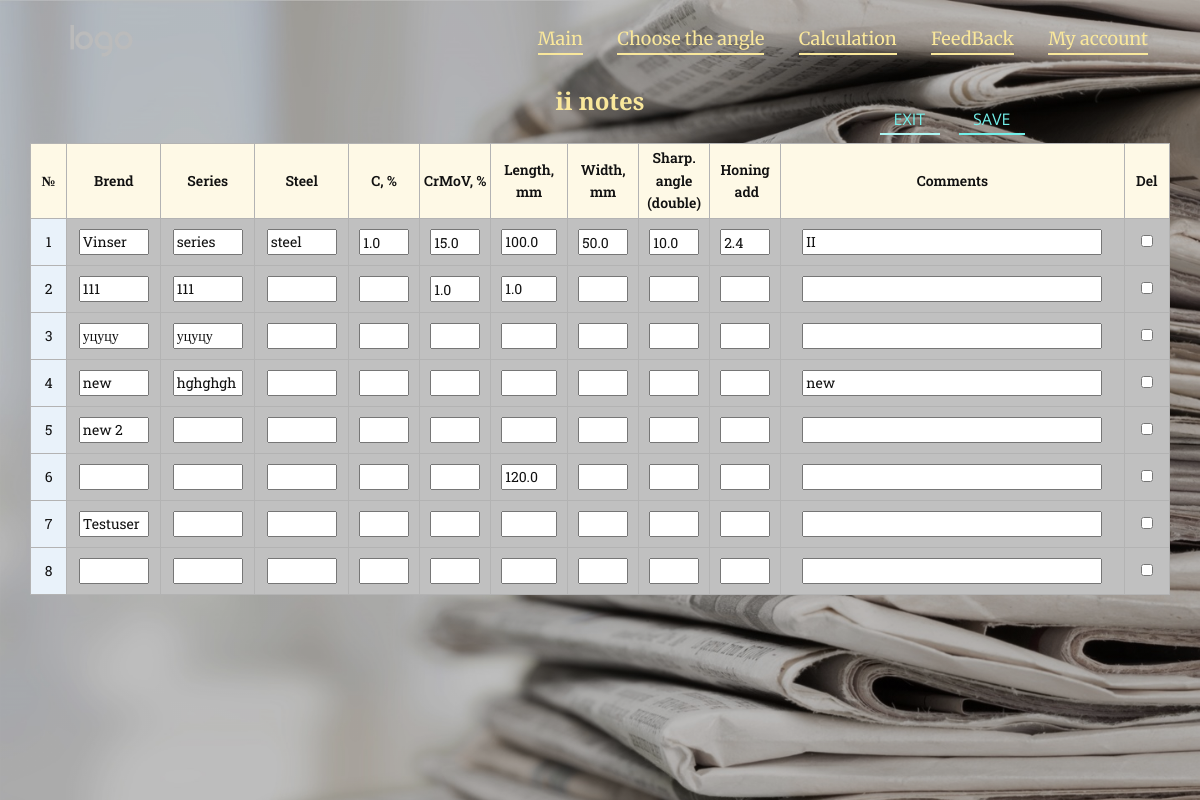
The app's page /account_table_edit (signed in), older data.
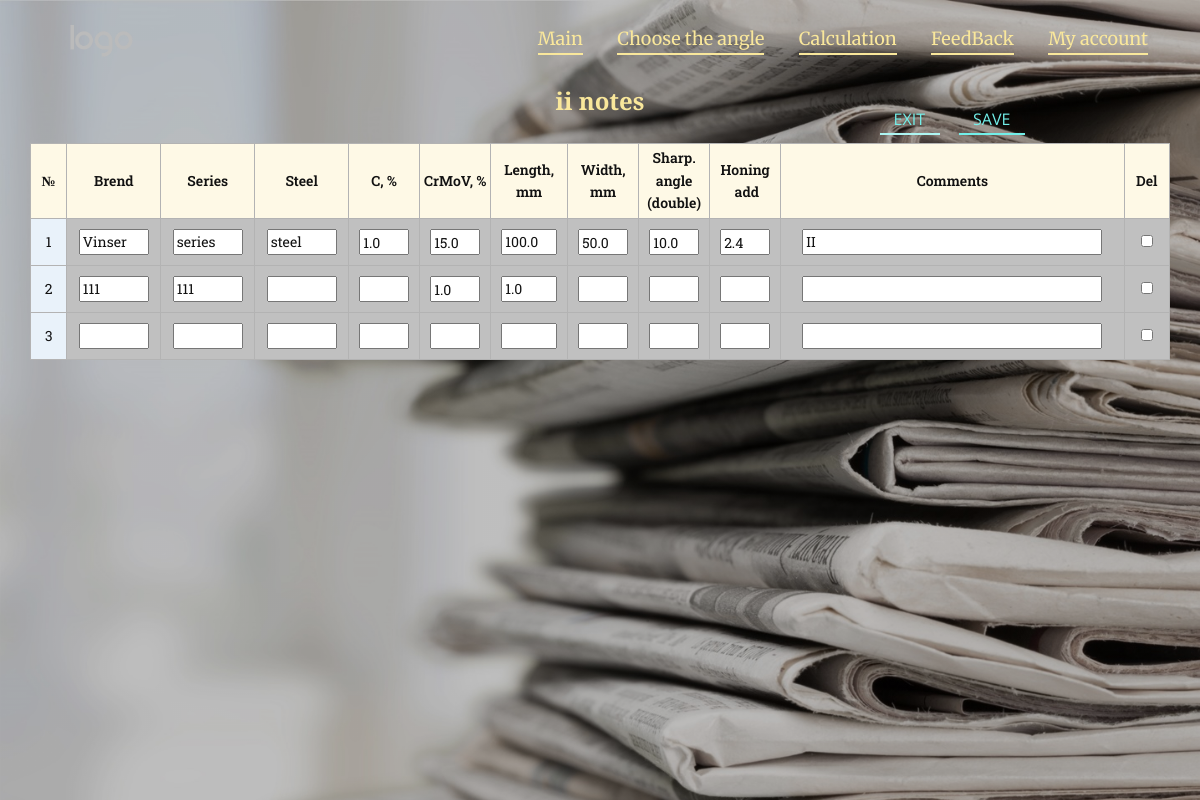
The same page, newer data.
### stay_sharp/models.py (models this page shows, shortened)
class Account_table(models.Model):
    date = models.DateField(blank=True, null=True, auto_now_add=True,)
    brend = models.CharField(max_length=30, blank=True, null=True, default='')
    series = models.CharField(max_length=30, blank=True, null=True, default='')
    steel = models.CharField(max_length=20, blank=True, null=True, default='')
    carbon = models.FloatField(validators=[MinValueValidator(0), MaxValueValidator(6)], blank=True, null=True, default='')
    CrMoV = models.FloatField(validators=[MinValueValidator(0), MaxValueValidator(50)], blank=True, null=True, default='')
    length = models.FloatField(validators=[MinValueValidator(0), MaxValueValidator(500)], blank=True, null=True, default='')
    width = models.FloatField(validators=[MinValueValidator(0), MaxValueValidator(60)], blank=True, null=True, default='')
    grinding_angle = models.FloatField(validators=[MinValueValidator(0), MaxValueValidator(40)], blank=True, null=True, default='')
    honing_add = models.FloatField(blank=True, null=True, default='')
    comments = models.TextField(blank=True, null=True, default='')
    user = models.ForeignKey(settings.AUTH_USER_MODEL, on_delete=models.CASCADE, default=get_superuser)

### stay_sharp/views.py (the view)
# urls.py: path('account_table_edit', views.account_table_edit, name='account_table_edit'),
def account_table_edit(request):
    Account_tableFormSet = modelformset_factory(Account_table, exclude=('date',), can_delete=True)
    user = request.user
    if user and user.is_active:
        if request.method == 'POST':
            formset = Account_tableFormSet(request.POST, queryset=Account_table.objects.filter(user=user))
            if formset.is_valid():
                if not any([formset.cleaned_data[-1][value] for value in formset.cleaned_data[-1] if value != 'user']):
                    formset.cleaned_data[-1]['DELETE'] = True
                formset.save()
                return redirect('account_table')
            formset = Account_tableFormSet(queryset=Account_table.objects.filter(user=user))
            return render(request, 'Account-table_edit.html', context={'formset': formset})
        else:
            formset = Account_tableFormSet(queryset=Account_table.objects.filter(user=user))
            return render(request, 'Account-table_edit.html',
                          context={'formset': formset, 'error_messages': 'Not correct input'})
    return render(request, 'registration/login.html', context={'error': "You need to login"})

### stay_sharp/models.py (called while the page is built)
def get_superuser():
    su_user = User.objects.filter(
        is_superuser=True).first()  # if you have more than 1 superuser, this get the first in list.
    if su_user:
        return su_user.id

### templates/Account-table_edit.html (shortened to what the changed rows need)
{% extends 'Base.html' %}
{% load static %}
{% block static_main %}
    <link rel="stylesheet" href="{% static 'css/stay_sharp/Account-table.css' %}" media="screen">
{% endblock %}
{% block section1 %}
    <section
            class="skrollable u-align-center u-clearfix u-hidden-xs u-image u-lightbox u-parallax u-shading u-section-1"
            id="account_table" data-image-width="1435" data-image-height="1000">
        <div class="u-clearfix u-sheet u-sheet-1">
            <div class="u-align-left-md u-align-left-sm u-align-left-xs u-expanded-width-lg u-expanded-width-md u-expanded-width-sm u-expanded-width-xl u-expanded-width-xs u-table u-table-responsive u-table-1"
                 data-animation-name="" data-animation-duration="0" data-animation-delay="0"
                 data-animation-direction="">
                <table class="u-table-entity u-table-entity-1">
                    <colgroup>
                    </colgroup>
                    <thead class="u-align-center u-custom-font u-font-roboto-slab u-palette-3-light-3 u-table-header u-table-valign-middle u-table-header-1">
                    <tr style="height: 75px;">
                        <th class="u-border-1 u-border-grey-30 u-custom-font u-font-roboto-slab u-table-cell u-table-cell-1">
                            №
                        </th>
                        <th class="u-border-1 u-border-grey-30 u-custom-font u-font-roboto-slab u-table-cell u-table-cell-2">
                            Brend
                        </th>
                        <th class="u-border-1 u-border-grey-30 u-custom-font u-font-roboto-slab u-table-cell u-table-cell-3">
                            Series
                        </th>
                        <th class="u-border-1 u-border-grey-30 u-custom-font u-font-roboto-slab u-table-cell u-table-cell-4">
                            Steel
                        </th>
                        <th class="u-border-1 u-border-grey-30 u-custom-font u-font-roboto-slab u-table-cell u-table-cell-5">
                            C, %
                        </th>
                        <th class="u-border-1 u-border-grey-30 u-custom-font u-font-roboto-slab u-table-cell u-table-cell-6">
                            CrMoV, %
                        </th>
                        <th class="u-border-1 u-border-grey-30 u-custom-font u-font-roboto-slab u-table-cell u-table-cell-7">
                            Length, mm
                        </th>
                        <th class="u-border-1 u-border-grey-30 u-custom-font u-font-roboto-slab u-table-cell u-table-cell-8">
                            Width, mm
                        </th>
                        <th class="u-border-1 u-border-grey-30 u-custom-font u-font-roboto-slab u-table-cell u-table-cell-9">
                            Sharp. angle (double)
                        </th>
                        <th class="u-border-1 u-border-grey-30 u-custom-font u-font-roboto-slab u-table-cell u-table-cell-10">
                            Honing<br>&nbsp;add
                        </th>
                        <th class="u-border-1 u-border-grey-30 u-custom-font u-font-roboto-slab u-table-cell u-table-cell-11">
                            Comments
                        </th>
                        <th class="u-border-1 u-border-grey-30 u-custom-font u-font-roboto-slab u-table-cell u-table-cell-12">
                            Del
                        </th>
                    </tr>
                    </thead>
                    <tbody class="u-align-center u-custom-font u-font-roboto-slab u-grey-10 u-table-alt-grey-25 u-table-body u-table-body-1">
                    <form action="" method="POST" id="edit">
                        {% for form in formset %}
                            <tr style="height: 25px;">
                                <td class="u-border-1 u-border-grey-30 u-first-column u-palette-1-light-3 u-table-cell">{{ forloop.counter }}</td>
                                {% for field in form.visible_fields %}
                                    {% if field.label == 'User' %}
                                        <div>
                                            <input type="hidden" name="{{ field.html_name }}" value="{{ user.id }}"
                                                   id="{{ field.id_for_label }}">
                                        </div>
                                    {% elif field.label == "Comments" %}
                                        <td class="u-border-1 u-border-grey-30 u-table-cell">
                                            <input style="width: 300px !important;height: 26px !important; "
                                                   name="{{ field.html_name }}"
                                                   id="{{ field.id_for_label }}"
                                                   value="{{ field.initial }}"
                                                   type="{{ field.widget_type }}">
                                        </td>
                                    {% elif field.label == 'Delete' %}
                                        <td class="u-border-1 u-border-grey-30 u-table-cell">
                                            <input style="width: 12px !important; height: 12px !important;"
                                                   name="{{ field.html_name }}"
                                                   type="{{ field.widget_type }}"
                                                   id="{{ field.id_for_label }}">
                                        </td>
                                    {% elif field.label == 'Brend' or field.label == 'Steel' or field.label == 'Series' %}
                                        <td class="u-border-1 u-border-grey-30 u-table-cell">
                                            <input style="width: 70px !important; height: 26px !important;"
                                                   name="{{ field.html_name }}"
                                                   value="{{ field.initial|default_if_none:'' }}"
                                                   type="{{ field.widget_type }}" id="{{ field.id_for_label }}">
                                        </td>
                                    {% elif field.label == 'Length' %}
                                        <td class="u-border-1 u-border-grey-30 u-table-cell">
                                            <input style="width: 56px !important; height: 26px !important;"
                                                   name="{{ field.html_name }}"
                                                   value="{{ field.initial|default_if_none:'' }}"
                                                   type="{{ field.widget_type }}" id="{{ field.id_for_label }}">
                                        </td>
                                    {% else %}
                                        <td class="u-border-1 u-border-grey-30 u-table-cell">
                                            <input style="width: 50px !important; padding-top: 2px !important; height: 26px !important;"
                                                   name="{{ field.html_name }}"
                                                   value="{{ field.initial|default_if_none:'' }}"
                                                   type="{{ field.widget_type }}"
                                                   id="{{ field.id_for_label }}">
                                        </td>
                                    {% endif %}
                                {% endfor %}
                            </tr>
                        {% endfor %}
                    </form>
                    </tbody>
                </table>
            </div>
        </div>
    </section>
{% endblock %}

Row changes from the older to the newer data that the page shows:
removed Account_table: initial "уцуцу" "уцуцу"
removed Account_table: initial "new" "hghghgh", initial "new"
removed Account_table: initial "new 2"
removed Account_table: initial "120.0"
removed Account_table: initial "Testuser"
Text that changed along with them:
list line gone: "4        ☐"
list line gone: "5          ☐"
list line gone: "6          ☐"
list line gone: "7          ☐"
list line gone: "8           ☐"
